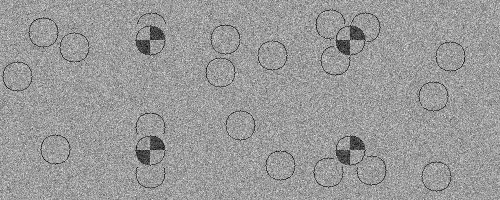
#> input picture Apoorva-CV-lecture-quizzes-python/Scratch Pads/sim_noisy_scene_2.jpg, 500 x 200 px
$ jupyter execute --allow-errors PS3_Scratch_Pad__feature_detection_harris.ipynb   (shell and % lines are left out)
#> lines starting #> are read from the running program, lines starting #| are printed output that depends on the picture
[cell 1]
import matplotlib.pyplot as plt
import cv2
import numpy as np
import scipy.signal as sp
import scipy

Load Img > Sometimes Blur > HSV > Mask > Threshold > Grayscale > Edges > Circles/Lines > Shape > Centroid. ITS SO SIMPLE.

Am I thinking about this pipeline correctly
Img > Denoise > Mask(HSV/BGR?) > TemplateMatch > Cluster

# Load Image

[cell 2]
# img = cv2.imread('sim_clear_scene.jpg')
# img = cv2.imread('sim_noisy_scene_1.jpg')
img = cv2.imread('sim_noisy_scene_2.jpg')
#> img is the input picture: shape (200, 500, 3); min 2, max 255, mean 153.8
# img = cv2.imread('ps3-2-a_base.jpg')
# img = cv2.imread('ps3-2-b_base.jpg')
# img = cv2.imread('ps3-2-c_base.jpg')
print(img.shape)
#| (200, 500, 3)
plt.figure(figsize = (30, 50))
plt.imshow(cv2.cvtColor(img, cv2.COLOR_BGR2RGB))
plt.show()

# [5 lines of commented-out code are left out]

## Remove noise

[cell 3]
temp_img = np.copy(img)

# [10 lines of commented-out code are left out]
denoised_img_median = cv2.medianBlur(temp_img, 5)
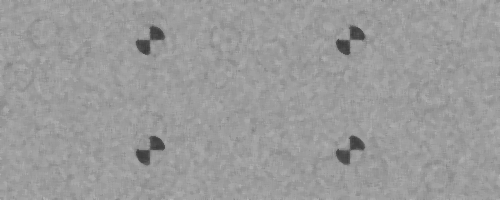
#> denoised_img_median: shape (200, 500, 3); min 55, max 184, mean 154.7
plt.figure(figsize = (30, 50))
# [9 lines of commented-out code are left out]

denoised_image = denoised_img_median
plt.figure(figsize = (30, 50))
plt.imshow(cv2.cvtColor(denoised_image, cv2.COLOR_BGR2RGB))
plt.show()

## Mask

[cell 4]
def color_filter_bgr(img_in, bgr, tolerance):
    """
    Inspired from https://www.learnopencv.com/color-spaces-in-opencv-cpp-python/
    """
    min_bgr = np.array([bgr[0] - tolerance, bgr[1] - tolerance, bgr[2] - tolerance])
    max_bgr = np.array([bgr[0] + tolerance, bgr[1] + tolerance, bgr[2] + tolerance])

    mask_bgr = cv2.inRange(img_in, min_bgr, max_bgr)
    return mask_bgr
# [8 lines of commented-out code are left out]

[cell 5]
# [8 lines of commented-out code are left out]

## Gray Scaling or Averaging

[cell 6]
denoised_img_median

## Harris Detector

[cell 7]
# template_img = cv2.cvtColor(img, cv2.COLOR_BGR2GRAY)
# template_img = np.average(denoised_img_median, axis=2)
harris_image = np.float32(denoised_img_median)

#> (the rest of this cell did not finish here and is left out)


$ run again, with Apoorva-CV-lecture-quizzes-python/Scratch Pads/sim_noisy_scene_1.jpg copied over Apoorva-CV-lecture-quizzes-python/Scratch Pads/sim_noisy_scene_2.jpg
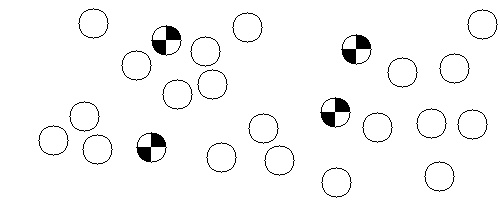
#> input picture Apoorva-CV-lecture-quizzes-python/Scratch Pads/sim_noisy_scene_1.jpg, 500 x 200 px
#> img is the input picture: shape (200, 500, 3); min 0, max 255, mean 246.6
#| (200, 500, 3)
#> `denoised_img_median = cv2.medianBlur(temp_img, 5)`:
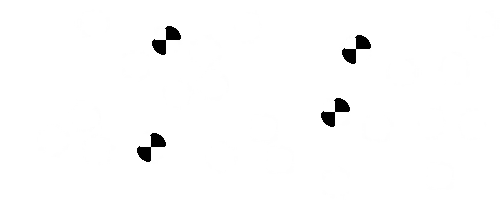
#> denoised_img_median: shape (200, 500, 3); min 0, max 255, mean 251.4

$ run again, with Apoorva-CV-lecture-quizzes-python/Scratch Pads/ps3-2-a_base.jpg copied over Apoorva-CV-lecture-quizzes-python/Scratch Pads/sim_noisy_scene_2.jpg
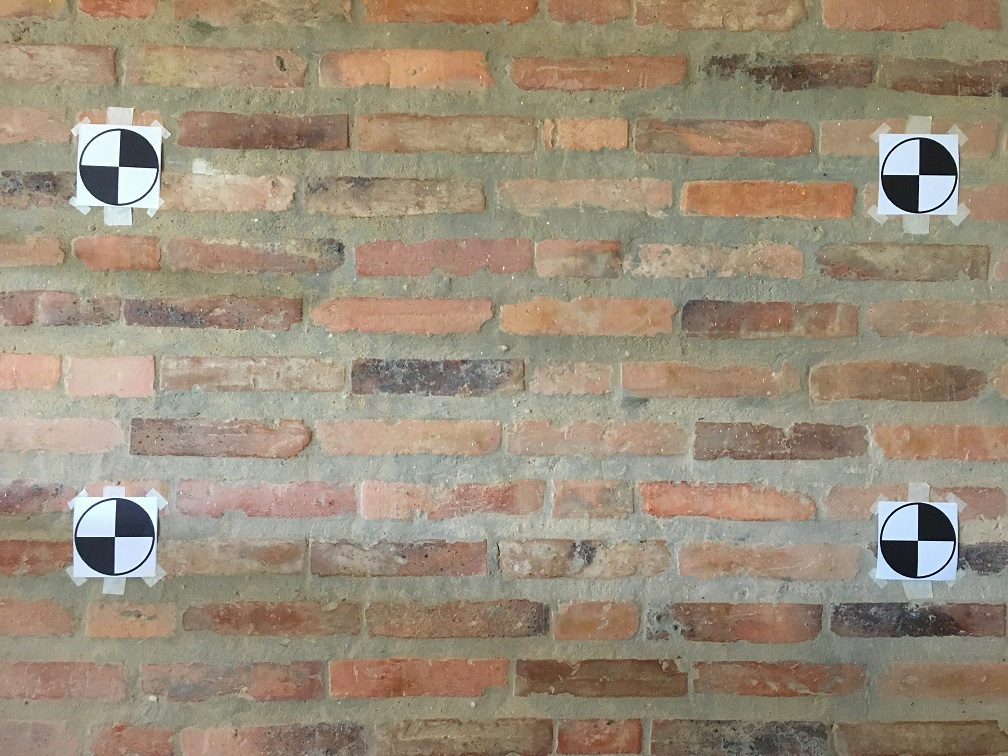
#> input picture Apoorva-CV-lecture-quizzes-python/Scratch Pads/ps3-2-a_base.jpg, 1008 x 756 px
#> img is the input picture: shape (756, 1008, 3); mean B, G, R 122.5, 141.7, 154.7
#| (756, 1008, 3)
#> `plt.show()`:
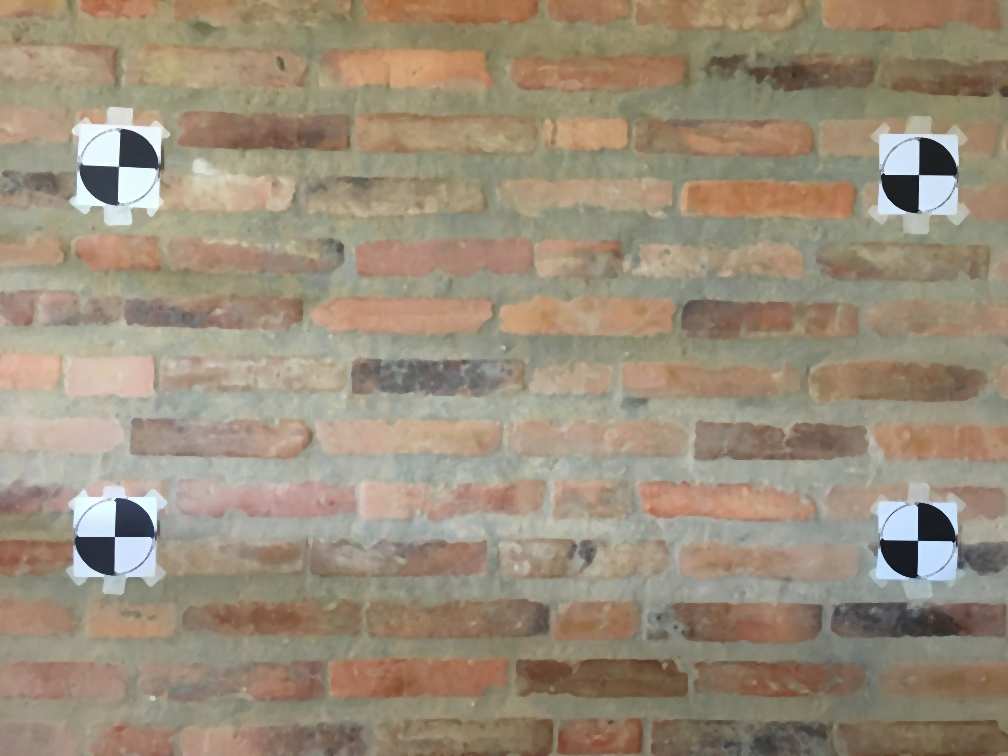
#> shown: shape (756, 1008, 3); mean R, G, B 154.9, 141.8, 122.6
